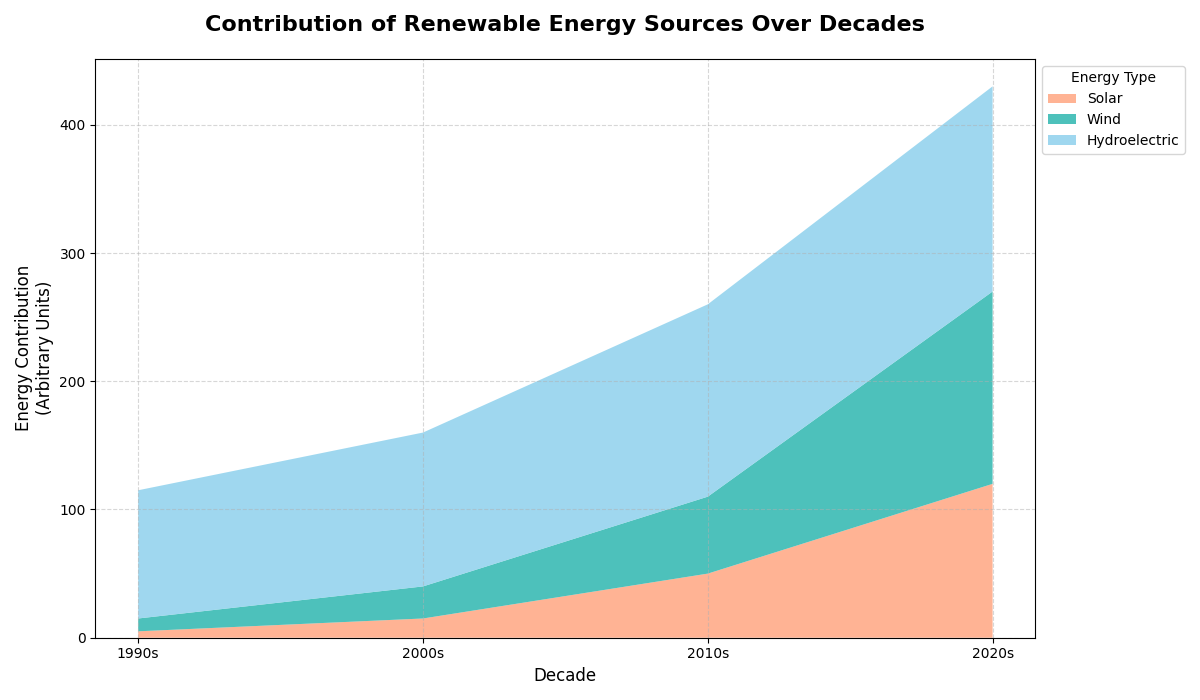

This figure's Python source:
import matplotlib.pyplot as plt
import numpy as np

# Define the decades for the x-axis
decades = ['1990s', '2000s', '2010s', '2020s']

# Contribution of each renewable source (in arbitrary units)
solar_energy = [5, 15, 50, 120]    # Exponential growth
wind_energy = [10, 25, 60, 150]    # Rapid growth
hydroelectric = [100, 120, 150, 160] # Stable growth

# Stack these contributions for the area chart
energy_data = np.array([solar_energy, wind_energy, hydroelectric])

# Plotting the stacked area chart
fig, ax = plt.subplots(figsize=(12, 7))

# Define colors for each energy source
colors = ['#FFA07A', '#20B2AA', '#87CEEB']

# Create stacked area chart
ax.stackplot(decades, energy_data, labels=['Solar', 'Wind', 'Hydroelectric'], colors=colors, alpha=0.8)

# Customize the plot with title, labels, and legend
ax.set_title('Contribution of Renewable Energy Sources Over Decades', fontsize=16, fontweight='bold', pad=20)
ax.set_xlabel('Decade', fontsize=12)
ax.set_ylabel('Energy Contribution\n(Arbitrary Units)', fontsize=12)
ax.legend(loc='upper left', fontsize=10, bbox_to_anchor=(1, 1), title='Energy Type')

# Add grid for better readability
ax.grid(True, linestyle='--', alpha=0.5)

# Adjust layout to prevent label overlapping
plt.tight_layout()

# Show the plot
plt.show()
